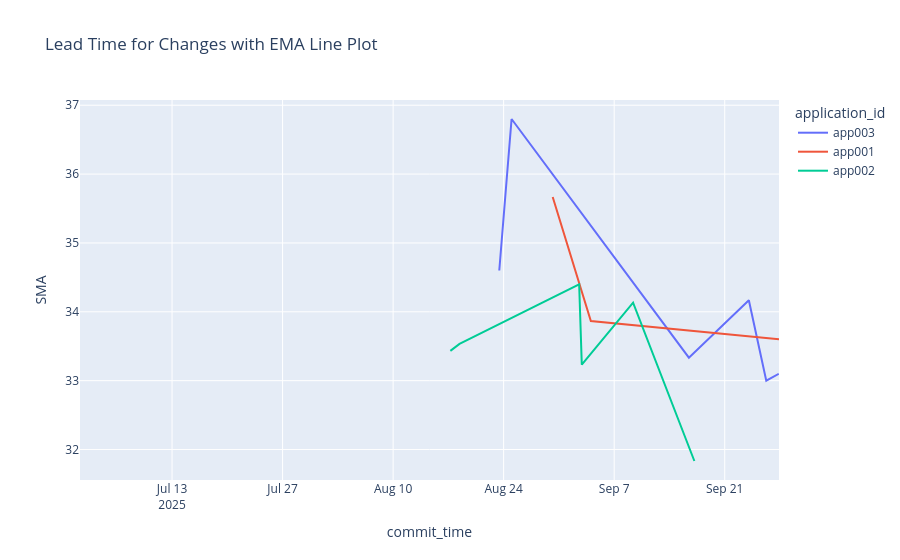

The notebook cell saved with this chart:
### Markdown cell above
### Simple Moving Average Plot

### Code cell
fig_lead_line_sma = px.line(
	data_frame=df_lead,
	title="Lead Time for Changes with EMA Line Plot",	# Label for the figure.
	x="commit_time",							# Column for use on x-axis
	y="SMA",							# Column for use on y-axis
	color="application_id",					# Column for use on color grouping
	)

fig_lead_line_sma.show()

### Figure 1 — Plotly figure (JSON) as saved in the notebook; plotly's stock layout.template omitted (floating-point values rounded to 4 significant figures)
{"data": [{"hovertemplate": "application_id=app003<br>commit_time=%{x}<br>SMA=%{y}<extra></extra>", "legendgroup": "app003", "line": {"color": "#636efa", "dash": "solid"}, "marker": {"symbol": "circle"}, "mode": "lines", "name": "app003", "orientation": "v", "showlegend": true, "type": "scatter", "x": ["2025-07-01T08:09:00.000000000", "2025-07-02T00:37:00.000000000", "2025-07-13T02:40:00.000000000", "2025-07-29T22:50:00.000000000", "2025-07-30T15:14:00.000000000", "2025-08-02T22:25:00.000000000", "2025-08-03T17:21:00.000000000", "2025-08-06T07:01:00.000000000", "2025-08-07T07:43:00.000000000", "2025-08-12T18:23:00.000000000", "2025-08-14T01:17:00.000000000", "2025-08-15T02:54:00.000000000", "2025-08-15T04:50:00.000000000", "2025-08-23T10:42:00.000000000", "2025-08-25T00:06:00.000000000", "2025-09-16T11:07:00.000000000", "2025-09-24T01:22:00.000000000", "2025-09-26T06:19:00.000000000", "2025-09-27T20:20:00.000000000"], "xaxis": "x", "y": [NaN, NaN, NaN, NaN, NaN, NaN, NaN, NaN, NaN, NaN, NaN, NaN, NaN, 34.6, 36.8, 33.33, 34.17, 33.0, 33.1], "yaxis": "y"}, {"hovertemplate": "application_id=app001<br>commit_time=%{x}<br>SMA=%{y}<extra></extra>", "legendgroup": "app001", "line": {"color": "#EF553B", "dash": "solid"}, "marker": {"symbol": "circle"}, "mode": "lines", "name": "app001", "orientation": "v", "showlegend": true, "type": "scatter", "x": ["2025-07-07T13:35:00.000000000", "2025-07-10T17:58:00.000000000", "2025-07-13T05:43:00.000000000", "2025-07-25T05:08:00.000000000", "2025-07-27T19:14:00.000000000", "2025-07-29T01:29:00.000000000", "2025-08-05T11:03:00.000000000", "2025-08-06T18:06:00.000000000", "2025-08-07T06:38:00.000000000", "2025-08-09T22:09:00.000000000", "2025-08-14T20:24:00.000000000", "2025-08-30T05:05:00.000000000", "2025-09-04T01:04:00.000000000", "2025-09-27T21:01:00.000000000"], "xaxis": "x", "y": [NaN, NaN, NaN, NaN, NaN, NaN, NaN, NaN, NaN, NaN, NaN, 35.67, 33.87, 33.6], "yaxis": "y"}, {"hovertemplate": "application_id=app002<br>commit_time=%{x}<br>SMA=%{y}<extra></extra>", "legendgroup": "app002", "line": {"color": "#00cc96", "dash": "solid"}, "marker": {"symbol": "circle"}, "mode": "lines", "name": "app002", "orientation": "v", "showlegend": true, "type": "scatter", "x": ["2025-07-18T22:43:00.000000000", "2025-07-20T13:15:00.000000000", "2025-07-31T00:16:00.000000000", "2025-07-31T21:31:00.000000000", "2025-08-16T13:08:00.000000000", "2025-08-17T05:59:00.000000000", "2025-08-18T09:50:00.000000000", "2025-09-02T13:30:00.000000000", "2025-09-02T21:34:00.000000000", "2025-09-09T09:26:00.000000000", "2025-09-17T03:46:00.000000000"], "xaxis": "x", "y": [NaN, NaN, NaN, NaN, NaN, 33.43, 33.53, 34.4, 33.23, 34.13, 31.83], "yaxis": "y"}], "layout": {"legend": {"title": {"text": "application_id"}, "tracegroupgap": 0}, "title": {"text": "Lead Time for Changes with EMA Line Plot"}, "xaxis": {"anchor": "y", "domain": [0, 1], "title": {"text": "commit_time"}}, "yaxis": {"anchor": "x", "domain": [0, 1], "title": {"text": "SMA"}}}}
